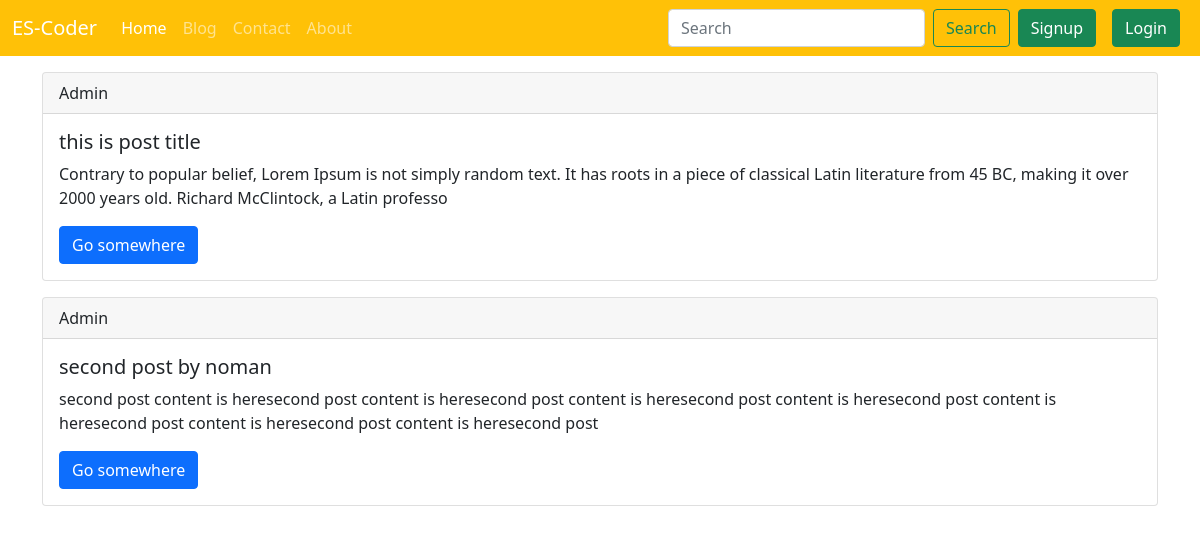
The page / on the database its author committed.
### blog/models.py (models this page shows, shortened)
class post(models.Model):
    post_title=models.CharField(max_length=200)
    post_publish_date=models.DateField()
    post_author=models.CharField(max_length=50,default="Admin")
    post_slug=models.CharField(max_length=150,default="")
    post_category=models.CharField(max_length=150,default="programmer")
    post_content=models.CharField(max_length=5000)

### home/views.py (the view)
# urls.py: path('',views.index,name="home"),
def index(request):
    allPost=po.objects.all()
    conext={'allPost':allPost}
    return render(request,'home/index.html',conext)

### templates/home/index.html (shortened to what this page needs)
{% extends 'base.html' %}
{% block homeactive %}active{% endblock homeactive %}
{% block body %}
<div class="container">
    {% for post in allPost %}
    <div class="card my-3">
        <div class="card-header">
            {{post.post_author}}
        </div>
        <div class="card-body">
            <h5 class="card-title">{{post.post_title}}</h5>
            <p class="card-text">{{post.post_content |slice:"0:200"}}</p>
            <a href="/blog/{{post.post_slug}}" class="btn btn-primary">Go somewhere</a>
        </div>
    </div>
    {% endfor %}
</div>
{% endblock body %}

### templates/base.html (shortened to what this page needs)
<!doctype html>
<html lang="en">
<head>
  <link href="https://cdn.jsdelivr.net/npm/bootstrap@5.1.3/dist/css/bootstrap.min.css" rel="stylesheet"
>
</head>
<body>
  <nav class="navbar navbar-expand-lg navbar-dark bg-warning">
    <div class="container-fluid">
      <a class="navbar-brand" href="/">ES-Coder</a>
      <div class="collapse navbar-collapse" id="navbarSupportedContent">
        <ul class="navbar-nav me-auto mb-2 mb-lg-0">
          <li class="nav-item">
            <a class="nav-link {% block homeactive %}{% endblock homeactive %} " aria-current="page" href="/">Home</a>
          </li>
          <li class="nav-item">
            <a class="nav-link {% block blogactive %}{% endblock blogactive %}" href="/blog">Blog</a>
          </li>
          <li class="nav-item">
            <a class="nav-link {% block contactactive %}{% endblock contactactive %}" href="/contact">Contact</a>
          </li>
          <li class="nav-item">
            <a class="nav-link {% block aboutactive %}{% endblock aboutactive %}" href="/about">About</a>
          </li>
        </ul>
        <form method="get" action="/search" class="d-flex">
          <input class="form-control me-2" type="search" placeholder="Search" aria-label="Search" name="query"
            id="query">
          <button class="btn btn-outline-success" type="submit">Search</button>
        </form>
       {% if request.user.is_authenticated %}
        <ul class="navbar-nav bg-success mx-2">
          <li class="nav-item dropdown mx-2">
            <a class="nav-link dropdown-toggle" href="#" id="navbarDropdown" role="button" data-bs-toggle="dropdown" aria-expanded="false">
              Welcome {{request.user}}
            </a>
            <ul class="dropdown-menu" aria-labelledby="navbarDropdown">
              <li><a class="dropdown-item" href="/logout">Logout</a></li>
            </ul>
          </li>
        </ul>
       {% else %}
        <button type="button" class="btn btn-success mx-2" data-bs-toggle="modal" data-bs-target="#exampleModal">
          Signup
        </button>
        <button type="button" class="btn btn-success mx-2" data-bs-toggle="modal" data-bs-target="#loginmodal">
          Login
        </button>
       {% endif %}
      </div>
    </div>
  </nav>
  {% block body %}{% endblock body %}
</body>
</html>

### rows shown on the page
post: post_author "Admin", post_title "this is post title", post_content "Contrary to popular belief, Lorem Ipsum is not simply random text. It has roots in a piece of classical Latin literature from 45 BC, making it over 2000 years old. Richard McClintock, a Latin professo"
post: post_author "Admin", post_title "second post by noman", post_content "second post content is heresecond post content is heresecond post content is heresecond post content is heresecond post content is heresecond post content is heresecond post content is heresecond post"
